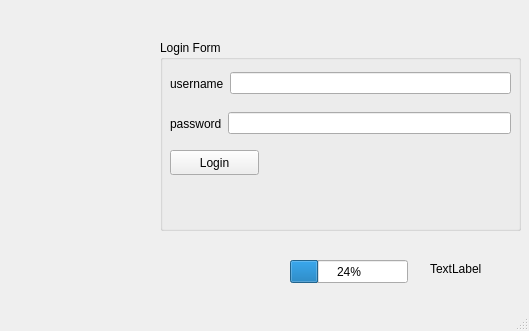
<?xml version="1.0" encoding="UTF-8"?>
<ui version="4.0">
 <class>MainWindow</class>
 <widget class="QMainWindow" name="MainWindow">
  <property name="geometry">
   <rect>
    <x>0</x>
    <y>0</y>
    <width>529</width>
    <height>331</height>
   </rect>
  </property>
  <property name="windowTitle">
   <string>MainWindow</string>
  </property>
  <widget class="QWidget" name="centralwidget">
   <widget class="QGroupBox" name="groupBox">
    <property name="geometry">
     <rect>
      <x>160</x>
      <y>40</y>
      <width>361</width>
      <height>191</height>
     </rect>
    </property>
    <property name="title">
     <string>Login Form</string>
    </property>
    <widget class="QPushButton" name="pushButton_login">
     <property name="geometry">
      <rect>
       <x>10</x>
       <y>110</y>
       <width>89</width>
       <height>25</height>
      </rect>
     </property>
     <property name="text">
      <string>Login</string>
     </property>
    </widget>
    <widget class="QWidget" name="layoutWidget">
     <property name="geometry">
      <rect>
       <x>10</x>
       <y>70</y>
       <width>341</width>
       <height>27</height>
      </rect>
     </property>
     <layout class="QHBoxLayout" name="horizontalLayout_2">
      <item>
       <widget class="QLabel" name="label_2">
        <property name="text">
         <string>password</string>
        </property>
       </widget>
      </item>
      <item>
       <widget class="QLineEdit" name="lineEdit_password"/>
      </item>
     </layout>
    </widget>
    <widget class="QWidget" name="layoutWidget">
     <property name="geometry">
      <rect>
       <x>10</x>
       <y>30</y>
       <width>341</width>
       <height>27</height>
      </rect>
     </property>
     <layout class="QHBoxLayout" name="horizontalLayout">
      <item>
       <widget class="QLabel" name="label">
        <property name="text">
         <string>username</string>
        </property>
       </widget>
      </item>
      <item>
       <widget class="QLineEdit" name="lineEdit_username"/>
      </item>
     </layout>
    </widget>
   </widget>
   <widget class="QLabel" name="label_pic">
    <property name="geometry">
     <rect>
      <x>10</x>
      <y>60</y>
      <width>141</width>
      <height>171</height>
     </rect>
    </property>
    <property name="text">
     <string/>
    </property>
    <property name="pixmap">
     <pixmap>../1.jpeg</pixmap>
    </property>
   </widget>
   <widget class="QLabel" name="label_3">
    <property name="geometry">
     <rect>
      <x>430</x>
      <y>260</y>
      <width>67</width>
      <height>17</height>
     </rect>
    </property>
    <property name="text">
     <string>TextLabel</string>
    </property>
   </widget>
   <widget class="QProgressBar" name="progressBar">
    <property name="geometry">
     <rect>
      <x>290</x>
      <y>260</y>
      <width>118</width>
      <height>23</height>
     </rect>
    </property>
    <property name="value">
     <number>24</number>
    </property>
   </widget>
  </widget>
  <widget class="QMenuBar" name="menubar">
   <property name="geometry">
    <rect>
     <x>0</x>
     <y>0</y>
     <width>529</width>
     <height>22</height>
    </rect>
   </property>
  </widget>
  <widget class="QStatusBar" name="statusbar"/>
 </widget>
 <resources/>
 <connections/>
</ui>
